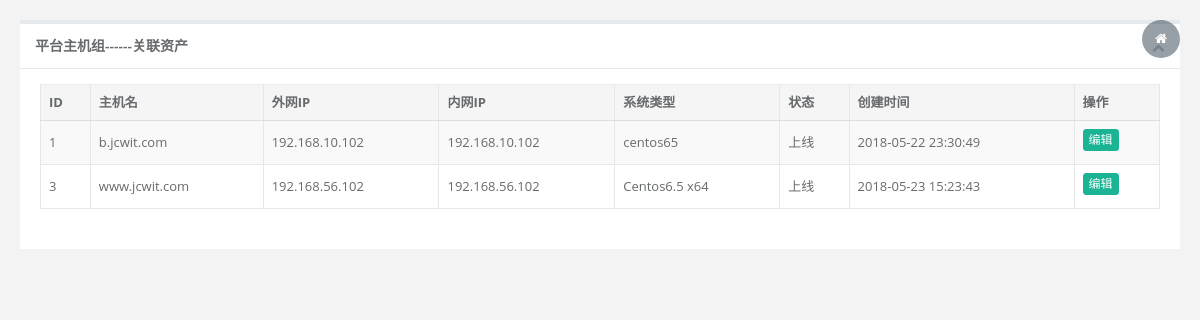
Before: /asset/group_asset/nid1 (signed in) with the older database file.
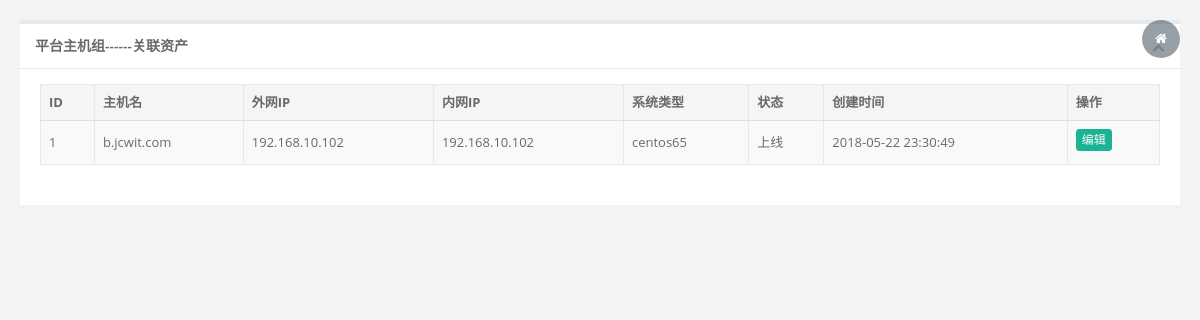
After: the same page with the newer database file.
### asset/models.py (models this page shows, shortened)
class Assets(models.Model):
    hostname = models.CharField(max_length=32,unique=True,verbose_name=u'主机名',)
    wip = models.GenericIPAddressField(unique=True,verbose_name=u'外网IP')
    lip = models.GenericIPAddressField(unique=True,verbose_name=u'内网IP')
    system_type = models.CharField(max_length=64,blank=True,null=True,verbose_name=u'系统类型')
    ssh_port = models.IntegerField(default=22,verbose_name='ssh端口')
    cpu = models.CharField(max_length=64,blank=True,null=True,verbose_name=u'CPU')
    memory = models.CharField(max_length=64,blank=True,null=True,verbose_name=u'内存')
    disk = models.CharField(max_length=64,blank=True,null=True,verbose_name=u'硬盘')
    instance_id = models.CharField(max_length=64,null=True,blank=True,verbose_name=u'实例ID')
    buy_time = models.DateTimeField(verbose_name='购买时间', null=True, blank=True)
    expire_time = models.DateTimeField(verbose_name='到期时间', null=True, blank=True)
    online_choices = (
        (0,'上线'),
        (1,'下线'),
    )
    user = models.ForeignKey('HostUsers',verbose_name=u'系统用户')
    online_status = models.SmallIntegerField(choices=online_choices,verbose_name=u'状态')
    serverid = models.IntegerField(blank=True, null=True,verbose_name=u'ServerID')
    gameid = models.IntegerField(blank=True, null=True,verbose_name=u'GameID')
    ctime = models.DateTimeField(auto_now_add=True,verbose_name=u'创建时间')
    utime= models.DateTimeField(auto_now=True,verbose_name=u'修改时间')
    memo = models.CharField(max_length=256,blank=True,null=True,verbose_name=u'备注')
    class Meta:
        db_table = 'assets'
        verbose_name_plural = u'资产'
        verbose_name = u'资产'
        permissions = {
            ("can_add_asset", ("可以添加资产")),
            ("can_change_asset", ("可以修改资产")),
            ("can_delete_asset", ("可以删除资产")),
            ("can_connect_asset", ("可以连接终端")),
            ("can_kill_asset", ("可以关闭终端")),
            ("can_monitor_asset", ("可以监控终端")),
            ("can_view_asset", ("可以查看资产")),
        }

### asset/views.py (the view)
# urls.py: url(r'^group_asset/nid(\d+)$', views.group_asset, name="group_asset"),
@login_required()
def group_asset(request, nid):
    obj = models.HostGroup.objects.get(pk=nid)
    return render(request, 'asset/group_asset.html', {"nid": nid, "asset_list": obj,})

### templates/asset/group_asset.html (shortened to what this page needs)
<!DOCTYPE html>
<html>
<head>
    <link href="/static/css/bootstrap.min.css?v=3.3.6" rel="stylesheet">
    <link href="/static/css/font-awesome.css?v=4.4.0" rel="stylesheet">
    <link href="/static/plugins/dataTables/dataTables.bootstrap.css" rel="stylesheet">
    <link href="/static/css/animate.css" rel="stylesheet">
    <link href="/static/css/style.css?v=4.1.0" rel="stylesheet">
</head>
<body class="gray-bg">
    <div class="wrapper wrapper-content animated fadeInRight">
        <div class="row">
            <div class="col-sm-12">
                <div class="ibox float-e-margins">
                    <div class="ibox-title">
                        <h5>{{ asset_list.name }}主机组------关联资产</h5>
                        <div class="ibox-tools">
                            <a class="collapse-link">
                                <i class="fa fa-chevron-up"></i>
                            </a>
                        </div>
                    </div>
                    <div class="ibox-content">
                        <table class="table table-striped table-bordered table-hover dataTables-host">
                            <thead>
                                <tr>
                                    <th>ID</th>
                                    <th>主机名</th>
                                    <th>外网IP</th>
                                    <th>内网IP</th>
                                    <th>系统类型</th>
                                    <th>状态</th>
                                    <th>创建时间</th>
                                    <th>操作</th>
                                </tr>
                            </thead>
                            <tbody>
                              {%  for asset in asset_list.servers.all %}
                                <tr class="gradeX">
                                    <td>{{ asset.id }}</td>
                                    <td>{{ asset.hostname }}</td>
                                    <td>{{ asset.wip }}</td>
                                    <td>{{ asset.lip }}</td>
                                    <td>{{ asset.system_type }}</td>
                                    <td>{{ asset.get_online_status_display }}</td>
                                    <td>{{ asset.ctime}}</td>
                                    <td><a class="btn btn-primary  btn-xs "
                                                   href="{% url 'asset_edit' asset.id %}">编辑</a></td>
                                </tr>
                            {% endfor %}
                            </tbody>
                        </table>
                </div>
            </div>
        </div>
    </div>
    </div>
</body>
</html>

Changed rows visible on the page:
removed Assets: id "3", hostname "www.jcwit.com", wip "192.168.56.102", lip "192.168.56.102", system_type "Centos6.5 x64", online_status "上线", ctime "2018-05-23 15:23:43"
